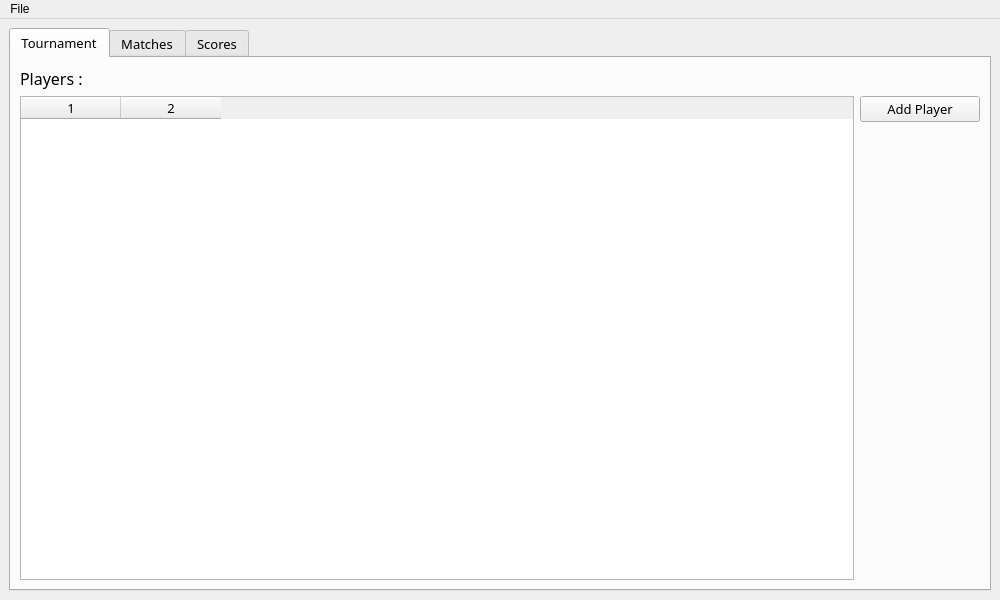
<?xml version="1.0" encoding="UTF-8"?>
<ui version="4.0">
 <class>main_window</class>
 <widget class="QMainWindow" name="main_window">
  <property name="geometry">
   <rect>
    <x>0</x>
    <y>0</y>
    <width>1000</width>
    <height>600</height>
   </rect>
  </property>
  <property name="windowTitle">
   <string>MainWindow</string>
  </property>
  <widget class="QWidget" name="central_widget">
   <layout class="QGridLayout" name="gridLayout">
    <item row="0" column="0">
     <widget class="QTabWidget" name="main_tab_widget">
      <property name="font">
       <font>
        <family>Nokia Pure Text</family>
        <pointsize>10</pointsize>
       </font>
      </property>
      <property name="currentIndex">
       <number>0</number>
      </property>
      <widget class="QWidget" name="tab_tournament">
       <attribute name="title">
        <string>Tournament</string>
       </attribute>
       <layout class="QGridLayout" name="gridLayout_2">
        <item row="0" column="3">
         <layout class="QGridLayout" name="tab_tournament_layout">
          <item row="1" column="1">
           <widget class="QTableWidget" name="players_table">
            <property name="sizePolicy">
             <sizepolicy hsizetype="Minimum" vsizetype="Expanding">
              <horstretch>0</horstretch>
              <verstretch>0</verstretch>
             </sizepolicy>
            </property>
            <property name="font">
             <font>
              <family>Nokia Pure Text</family>
              <pointsize>10</pointsize>
             </font>
            </property>
            <property name="autoFillBackground">
             <bool>false</bool>
            </property>
            <property name="sortingEnabled">
             <bool>false</bool>
            </property>
            <property name="rowCount">
             <number>0</number>
            </property>
            <property name="columnCount">
             <number>2</number>
            </property>
            <attribute name="horizontalHeaderCascadingSectionResizes">
             <bool>false</bool>
            </attribute>
            <column/>
            <column/>
           </widget>
          </item>
          <item row="0" column="1">
           <widget class="QLabel" name="table_title_label">
            <property name="font">
             <font>
              <family>Nokia Pure Text</family>
              <pointsize>12</pointsize>
              <bold>false</bold>
             </font>
            </property>
            <property name="text">
             <string>Players :</string>
            </property>
           </widget>
          </item>
          <item row="1" column="2" alignment="Qt::AlignTop">
           <widget class="QPushButton" name="add_player_button">
            <property name="enabled">
             <bool>true</bool>
            </property>
            <property name="sizePolicy">
             <sizepolicy hsizetype="Minimum" vsizetype="Fixed">
              <horstretch>0</horstretch>
              <verstretch>0</verstretch>
             </sizepolicy>
            </property>
            <property name="maximumSize">
             <size>
              <width>120</width>
              <height>16777215</height>
             </size>
            </property>
            <property name="font">
             <font>
              <family>Nokia Pure Text</family>
              <pointsize>10</pointsize>
             </font>
            </property>
            <property name="text">
             <string>Add Player</string>
            </property>
           </widget>
          </item>
         </layout>
        </item>
       </layout>
      </widget>
      <widget class="QWidget" name="tab_matches">
       <attribute name="title">
        <string>Matches</string>
       </attribute>
       <layout class="QGridLayout" name="gridLayout_3">
        <item row="1" column="0">
         <layout class="QVBoxLayout" name="tab_matches_layout">
          <item>
           <layout class="QHBoxLayout" name="tab_matches_buttons_layout">
            <item>
             <widget class="QPushButton" name="next_round_button">
              <property name="maximumSize">
               <size>
                <width>150</width>
                <height>16777215</height>
               </size>
              </property>
              <property name="font">
               <font>
                <family>Nokia Pure Text</family>
                <pointsize>10</pointsize>
               </font>
              </property>
              <property name="text">
               <string>Next Round</string>
              </property>
             </widget>
            </item>
            <item>
             <widget class="QPushButton" name="validate_button">
              <property name="maximumSize">
               <size>
                <width>150</width>
                <height>16777215</height>
               </size>
              </property>
              <property name="text">
               <string>Validate</string>
              </property>
             </widget>
            </item>
           </layout>
          </item>
         </layout>
        </item>
       </layout>
      </widget>
      <widget class="QWidget" name="tab_scores">
       <attribute name="title">
        <string>Scores</string>
       </attribute>
       <layout class="QVBoxLayout" name="verticalLayout_2">
        <item>
         <layout class="QVBoxLayout" name="tab_scores_layout">
          <item>
           <widget class="QTableWidget" name="players_scores_table">
            <property name="rowCount">
             <number>0</number>
            </property>
            <property name="columnCount">
             <number>2</number>
            </property>
            <column/>
            <column/>
           </widget>
          </item>
         </layout>
        </item>
       </layout>
      </widget>
     </widget>
    </item>
   </layout>
  </widget>
  <widget class="QMenuBar" name="menu_bar">
   <property name="geometry">
    <rect>
     <x>0</x>
     <y>0</y>
     <width>1000</width>
     <height>21</height>
    </rect>
   </property>
   <widget class="QMenu" name="menu_file">
    <property name="title">
     <string>File</string>
    </property>
    <addaction name="menu_action_settings"/>
    <addaction name="menu_action_exit"/>
   </widget>
   <addaction name="menu_file"/>
  </widget>
  <action name="menu_action_settings">
   <property name="text">
    <string>Settings</string>
   </property>
   <property name="statusTip">
    <string>Application settings</string>
   </property>
  </action>
  <action name="menu_action_exit">
   <property name="text">
    <string>Exit</string>
   </property>
   <property name="statusTip">
    <string>Exit application</string>
   </property>
   <property name="shortcut">
    <string>Ctrl+Q</string>
   </property>
  </action>
 </widget>
 <resources/>
 <connections/>
</ui>
